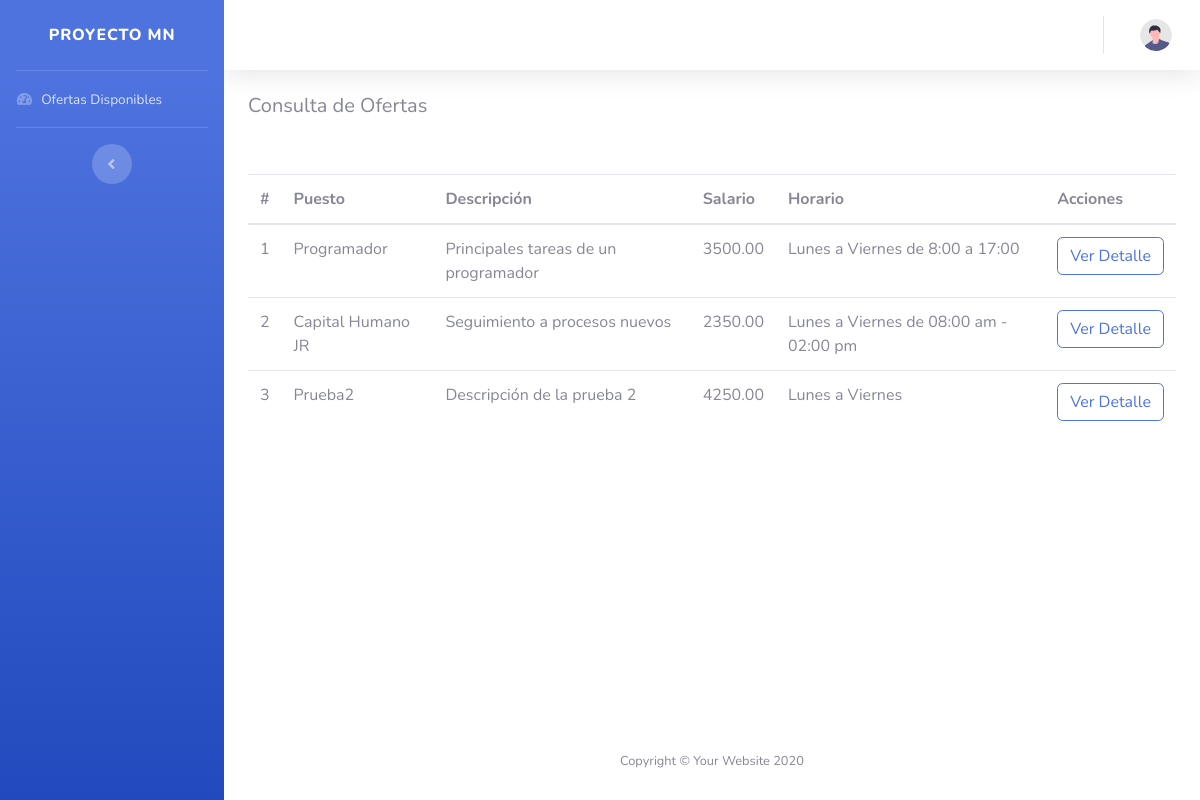
/View/Ofertas/consultarOfertasDisponibles.php, run on the app's committed database.
### tables this page shows
CREATE TABLE `oferta` (
  `Id` bigint(20) NOT NULL AUTO_INCREMENT,
  `IdPuesto` bigint(20) NOT NULL,
  `Salario` decimal(10,2) NOT NULL,
  `Horario` varchar(255) NOT NULL,
  `Estado` bit(1) DEFAULT NULL,
  PRIMARY KEY (`Id`),
  KEY `FK_OfertaPuesto` (`IdPuesto`),
  CONSTRAINT `FK_OfertaPuesto` FOREIGN KEY (`IdPuesto`) REFERENCES `puesto` (`Id`)
);

CREATE TABLE `puesto` (
  `Id` bigint(20) NOT NULL AUTO_INCREMENT,
  `Nombre` varchar(50) NOT NULL,
  `Descripcion` varchar(255) NOT NULL,
  PRIMARY KEY (`Id`)
);

### Model/OfertasModel.php (called while the page is built, shortened)
<?php
    function ConsultarOfertasModel()
    {
        try
        {
            $context = AbrirBaseDatos();
            $sentencia = "CALL SP_ConsultarOfertas()";
            $resultado = $context -> query($sentencia);
            return $resultado;
        }
        catch(Exception $error)
        {
            return null;
        }
    }
    ?>

### Controller/OfertasController.php (called while the page is built, shortened)
<?php
    include_once $_SERVER["DOCUMENT_ROOT"] . "/Proyecto/Model/OfertasModel.php";
    function ConsultarOfertas()
    {
        return ConsultarOfertasModel();
    }
    ?>

### View/Ofertas/consultarOfertasDisponibles.php (the view, shortened to what this page needs)
<?php
    include_once $_SERVER["DOCUMENT_ROOT"] . "/Proyecto/Controller/OfertasController.php";
    include_once $_SERVER["DOCUMENT_ROOT"] . "/Proyecto/View/layoutInterno.php";
?>
<!DOCTYPE html>
<html lang="en">
<body id="page-top">
    <div id="wrapper">
        <div id="content-wrapper" class="d-flex flex-column">
            <div id="content">
                <div class="container-fluid">
                <h5>Consulta de Ofertas</h5>
                <br/><br/>
                    <table id="example" class="table">
                        <thead>
                            <tr>
                                <th>#</th>
                                <th>Puesto</th>
                                <th>Descripción</th>
                                <th>Salario</th>
                                <th>Horario</th>
                                <th>Acciones</th>
                            </tr>
                        </thead>
                        <tbody>
                            <?php
                                $datos = ConsultarOfertas();
                                while($row = mysqli_fetch_array($datos))
                                {
                                    echo "<tr>";
                                    echo "<td>" . $row["Id"] . "</td>";
                                    echo "<td>" . $row["Nombre"] . "</td>";
                                    echo "<td>" . $row["Descripcion"] . "</td>";
                                    echo "<td>" . $row["Salario"] . "</td>";
                                    echo "<td>" . $row["Horario"] . "</td>";
                                    echo "<td><input type='button' class='btn btn-outline-primary' value='Ver Detalle'></td>";
                                    echo "</tr>";
                                }
                            ?>
                        </tbody>
                    </table>
                </div>
            </div>
        </div>
    </div>
</body>
</html>

### data on the page
oferta: Id "1", IdPuesto.Nombre "Programador", IdPuesto.Descripcion "Principales tareas de un programador", Salario "3500.00", Horario "Lunes a Viernes de 8:00 a 17:00"
oferta: Id "2", IdPuesto.Nombre "Capital Humano JR", IdPuesto.Descripcion "Seguimiento a procesos nuevos", Salario "2350.00", Horario "Lunes a Viernes de 08:00 am - 02:00 pm"
oferta: Id "3", IdPuesto.Nombre "Prueba2", IdPuesto.Descripcion "Descripción de la prueba 2", Salario "4250.00", Horario "Lunes a Viernes"
